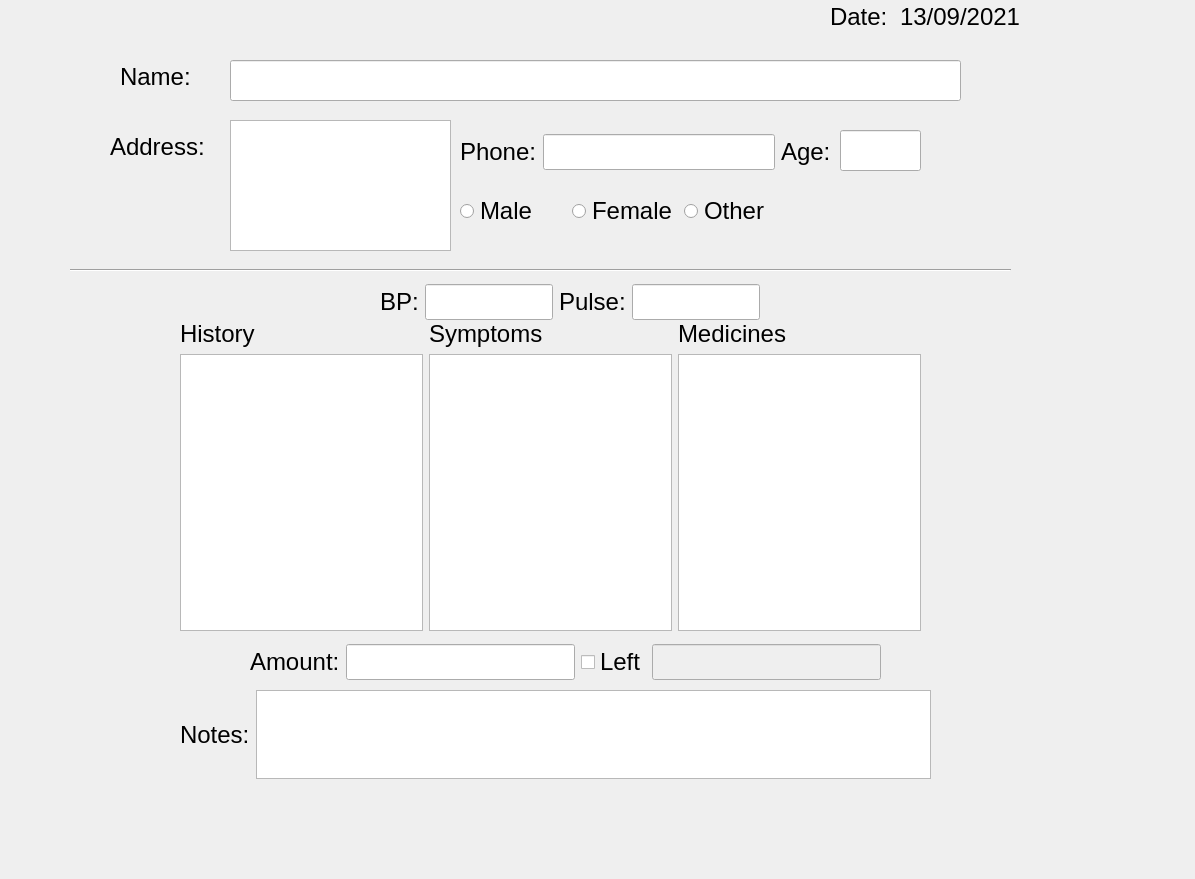
<?xml version="1.0" encoding="UTF-8"?>
<ui version="4.0">
 <class>MainWindow</class>
 <widget class="QMainWindow" name="MainWindow">
  <property name="geometry">
   <rect>
    <x>0</x>
    <y>0</y>
    <width>1195</width>
    <height>879</height>
   </rect>
  </property>
  <property name="windowTitle">
   <string>MainWindow</string>
  </property>
  <widget class="QWidget" name="centralwidget">
   <widget class="QLabel" name="lbl_tdate">
    <property name="geometry">
     <rect>
      <x>830</x>
      <y>0</y>
      <width>70</width>
      <height>34</height>
     </rect>
    </property>
    <property name="font">
     <font>
      <pointsize>18</pointsize>
     </font>
    </property>
    <property name="text">
     <string>Date:</string>
    </property>
   </widget>
   <widget class="QLabel" name="date">
    <property name="geometry">
     <rect>
      <x>900</x>
      <y>0</y>
      <width>141</width>
      <height>34</height>
     </rect>
    </property>
    <property name="font">
     <font>
      <pointsize>18</pointsize>
     </font>
    </property>
    <property name="text">
     <string>13/09/2021</string>
    </property>
   </widget>
   <widget class="QLabel" name="lbl_addr">
    <property name="geometry">
     <rect>
      <x>110</x>
      <y>130</y>
      <width>121</width>
      <height>34</height>
     </rect>
    </property>
    <property name="font">
     <font>
      <pointsize>18</pointsize>
     </font>
    </property>
    <property name="text">
     <string>Address: </string>
    </property>
   </widget>
   <widget class="QLineEdit" name="name">
    <property name="geometry">
     <rect>
      <x>230</x>
      <y>60</y>
      <width>731</width>
      <height>41</height>
     </rect>
    </property>
    <property name="font">
     <font>
      <pointsize>18</pointsize>
     </font>
    </property>
    <property name="text">
     <string/>
    </property>
   </widget>
   <widget class="QWidget" name="layoutWidget">
    <property name="geometry">
     <rect>
      <x>460</x>
      <y>190</y>
      <width>330</width>
      <height>42</height>
     </rect>
    </property>
    <layout class="QHBoxLayout" name="horizontalLayout_5">
     <item>
      <widget class="QRadioButton" name="rbm">
       <property name="font">
        <font>
         <pointsize>18</pointsize>
        </font>
       </property>
       <property name="text">
        <string>Male</string>
       </property>
      </widget>
     </item>
     <item>
      <widget class="QRadioButton" name="rbf">
       <property name="font">
        <font>
         <pointsize>18</pointsize>
        </font>
       </property>
       <property name="text">
        <string>Female</string>
       </property>
      </widget>
     </item>
     <item>
      <widget class="QRadioButton" name="rbo">
       <property name="font">
        <font>
         <pointsize>18</pointsize>
        </font>
       </property>
       <property name="text">
        <string>Other</string>
       </property>
      </widget>
     </item>
    </layout>
   </widget>
   <widget class="Line" name="line">
    <property name="geometry">
     <rect>
      <x>70</x>
      <y>260</y>
      <width>941</width>
      <height>20</height>
     </rect>
    </property>
    <property name="orientation">
     <enum>Qt::Horizontal</enum>
    </property>
   </widget>
   <widget class="QLabel" name="lbl_name">
    <property name="geometry">
     <rect>
      <x>120</x>
      <y>60</y>
      <width>91</width>
      <height>34</height>
     </rect>
    </property>
    <property name="font">
     <font>
      <pointsize>18</pointsize>
     </font>
    </property>
    <property name="text">
     <string>Name:</string>
    </property>
   </widget>
   <widget class="QLineEdit" name="age">
    <property name="geometry">
     <rect>
      <x>840</x>
      <y>130</y>
      <width>81</width>
      <height>41</height>
     </rect>
    </property>
    <property name="font">
     <font>
      <pointsize>18</pointsize>
     </font>
    </property>
    <property name="text">
     <string/>
    </property>
    <property name="maxLength">
     <number>4</number>
    </property>
   </widget>
   <widget class="QWidget" name="layoutWidget_2">
    <property name="geometry">
     <rect>
      <x>180</x>
      <y>690</y>
      <width>751</width>
      <height>89</height>
     </rect>
    </property>
    <layout class="QHBoxLayout" name="horizontalLayout_4">
     <item>
      <widget class="QLabel" name="lbl_notes">
       <property name="font">
        <font>
         <pointsize>18</pointsize>
        </font>
       </property>
       <property name="text">
        <string>Notes:</string>
       </property>
      </widget>
     </item>
     <item>
      <widget class="QTextEdit" name="notes">
       <property name="font">
        <font>
         <pointsize>18</pointsize>
        </font>
       </property>
      </widget>
     </item>
    </layout>
   </widget>
   <widget class="QWidget" name="layoutWidget">
    <property name="geometry">
     <rect>
      <x>380</x>
      <y>280</y>
      <width>380</width>
      <height>44</height>
     </rect>
    </property>
    <layout class="QHBoxLayout" name="horizontalLayout_2">
     <item>
      <widget class="QLabel" name="lbl_bp">
       <property name="font">
        <font>
         <pointsize>18</pointsize>
        </font>
       </property>
       <property name="text">
        <string>BP:</string>
       </property>
      </widget>
     </item>
     <item>
      <widget class="QLineEdit" name="bp">
       <property name="font">
        <font>
         <pointsize>18</pointsize>
        </font>
       </property>
       <property name="text">
        <string/>
       </property>
       <property name="maxLength">
        <number>4</number>
       </property>
      </widget>
     </item>
     <item>
      <widget class="QLabel" name="lbl_pulse">
       <property name="font">
        <font>
         <pointsize>18</pointsize>
        </font>
       </property>
       <property name="text">
        <string>Pulse:</string>
       </property>
      </widget>
     </item>
     <item>
      <widget class="QLineEdit" name="pulse">
       <property name="font">
        <font>
         <pointsize>18</pointsize>
        </font>
       </property>
       <property name="text">
        <string/>
       </property>
       <property name="maxLength">
        <number>4</number>
       </property>
      </widget>
     </item>
    </layout>
   </widget>
   <widget class="QTextEdit" name="line_2">
    <property name="geometry">
     <rect>
      <x>230</x>
      <y>120</y>
      <width>221</width>
      <height>131</height>
     </rect>
    </property>
    <property name="font">
     <font>
      <pointsize>18</pointsize>
     </font>
    </property>
   </widget>
   <widget class="QWidget" name="layoutWidget">
    <property name="geometry">
     <rect>
      <x>180</x>
      <y>320</y>
      <width>741</width>
      <height>311</height>
     </rect>
    </property>
    <layout class="QGridLayout" name="gridLayout_3">
     <item row="0" column="1">
      <widget class="QLabel" name="lbl_symptoms">
       <property name="font">
        <font>
         <pointsize>18</pointsize>
        </font>
       </property>
       <property name="text">
        <string>Symptoms</string>
       </property>
      </widget>
     </item>
     <item row="0" column="2">
      <widget class="QLabel" name="lbl_medicines">
       <property name="font">
        <font>
         <pointsize>18</pointsize>
        </font>
       </property>
       <property name="text">
        <string>Medicines</string>
       </property>
      </widget>
     </item>
     <item row="1" column="0">
      <widget class="QTextEdit" name="history">
       <property name="font">
        <font>
         <pointsize>18</pointsize>
        </font>
       </property>
      </widget>
     </item>
     <item row="1" column="1">
      <widget class="QTextEdit" name="symptoms">
       <property name="font">
        <font>
         <pointsize>18</pointsize>
        </font>
       </property>
      </widget>
     </item>
     <item row="1" column="2">
      <widget class="QTextEdit" name="medicines">
       <property name="font">
        <font>
         <pointsize>18</pointsize>
        </font>
       </property>
      </widget>
     </item>
     <item row="0" column="0">
      <widget class="QLabel" name="lbl_history">
       <property name="font">
        <font>
         <pointsize>18</pointsize>
        </font>
       </property>
       <property name="text">
        <string>History</string>
       </property>
      </widget>
     </item>
    </layout>
   </widget>
   <widget class="QWidget" name="layoutWidget">
    <property name="geometry">
     <rect>
      <x>250</x>
      <y>640</y>
      <width>631</width>
      <height>44</height>
     </rect>
    </property>
    <layout class="QHBoxLayout" name="horizontalLayout">
     <item>
      <widget class="QLabel" name="lbl_amt">
       <property name="font">
        <font>
         <pointsize>18</pointsize>
        </font>
       </property>
       <property name="text">
        <string>Amount:</string>
       </property>
      </widget>
     </item>
     <item>
      <widget class="QLineEdit" name="amount">
       <property name="font">
        <font>
         <pointsize>18</pointsize>
        </font>
       </property>
       <property name="text">
        <string/>
       </property>
       <property name="maxLength">
        <number>10</number>
       </property>
      </widget>
     </item>
     <item>
      <widget class="QCheckBox" name="cb_left">
       <property name="font">
        <font>
         <pointsize>18</pointsize>
        </font>
       </property>
       <property name="text">
        <string>Left</string>
       </property>
      </widget>
     </item>
     <item>
      <widget class="QLineEdit" name="left">
       <property name="enabled">
        <bool>false</bool>
       </property>
       <property name="font">
        <font>
         <pointsize>18</pointsize>
        </font>
       </property>
       <property name="text">
        <string/>
       </property>
       <property name="maxLength">
        <number>10</number>
       </property>
      </widget>
     </item>
    </layout>
   </widget>
   <widget class="QWidget" name="layoutWidget">
    <property name="geometry">
     <rect>
      <x>460</x>
      <y>130</y>
      <width>371</width>
      <height>44</height>
     </rect>
    </property>
    <layout class="QHBoxLayout" name="horizontalLayout_3">
     <item>
      <widget class="QLabel" name="lbl_phone">
       <property name="font">
        <font>
         <pointsize>18</pointsize>
        </font>
       </property>
       <property name="text">
        <string>Phone:</string>
       </property>
      </widget>
     </item>
     <item>
      <widget class="QLineEdit" name="phone">
       <property name="font">
        <font>
         <pointsize>18</pointsize>
        </font>
       </property>
       <property name="text">
        <string/>
       </property>
       <property name="maxLength">
        <number>10</number>
       </property>
      </widget>
     </item>
     <item>
      <widget class="QLabel" name="lbl_age">
       <property name="font">
        <font>
         <pointsize>18</pointsize>
        </font>
       </property>
       <property name="text">
        <string>Age:</string>
       </property>
      </widget>
     </item>
    </layout>
   </widget>
  </widget>
  <widget class="QMenuBar" name="menubar">
   <property name="geometry">
    <rect>
     <x>0</x>
     <y>0</y>
     <width>1195</width>
     <height>26</height>
    </rect>
   </property>
  </widget>
 </widget>
 <resources/>
 <connections/>
</ui>
